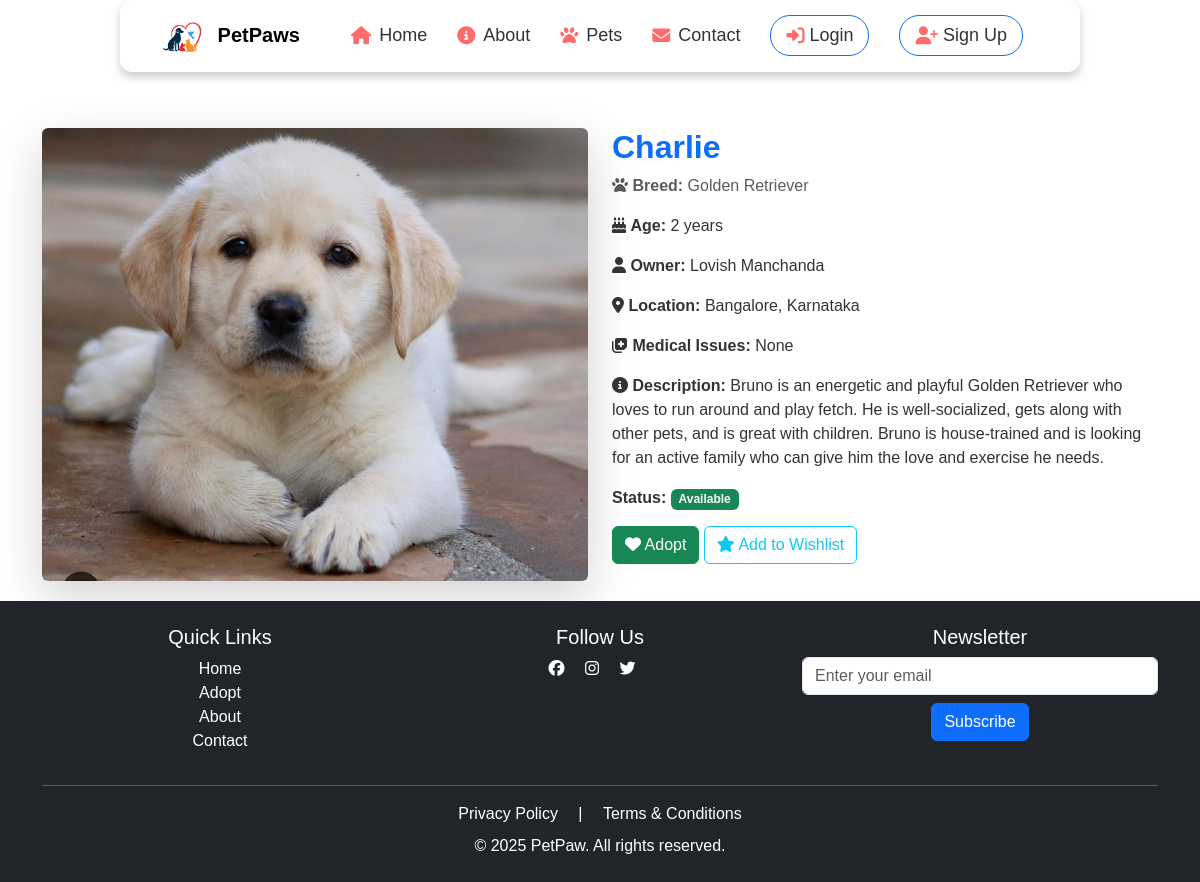
The app's page /pet/1, older data.
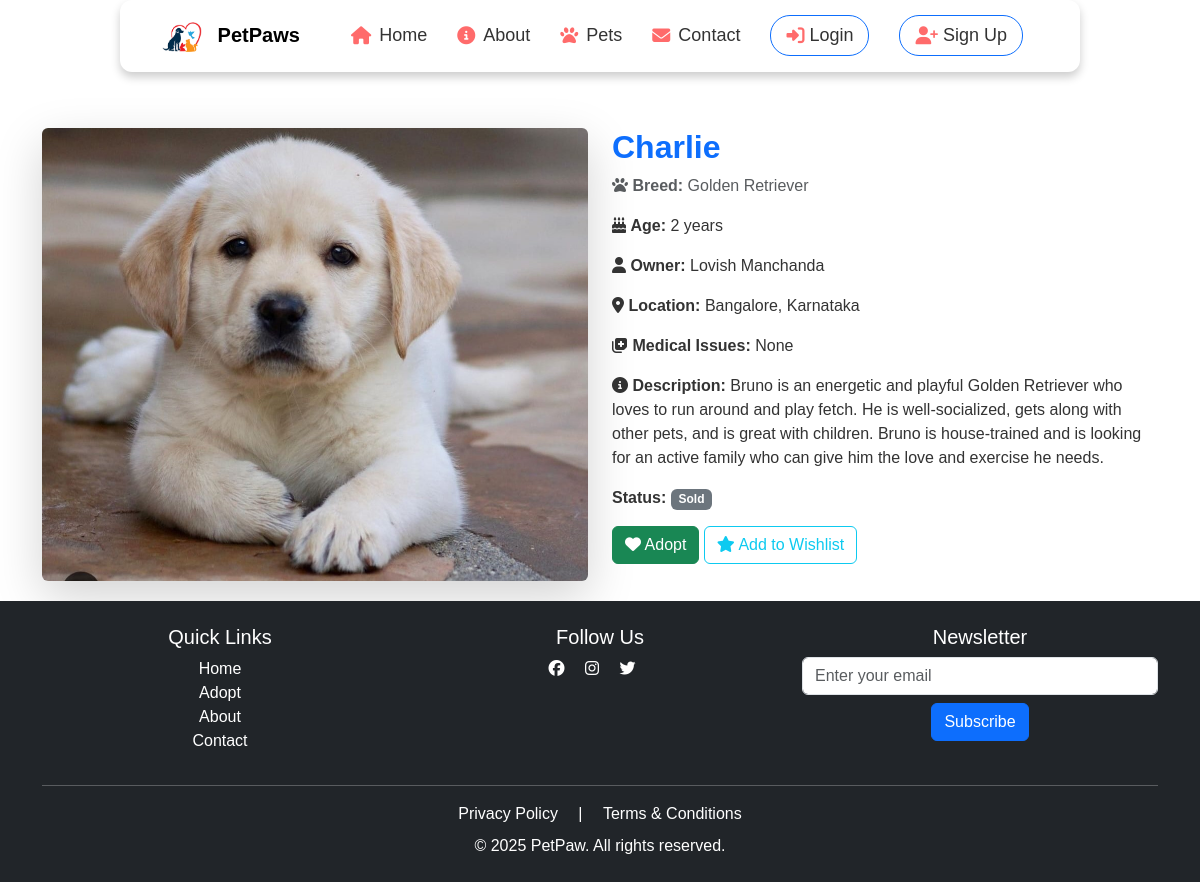
The same page, newer data.
### app.py (models this page shows, shortened)
class Pet(db.Model):
    id = db.Column(db.Integer, primary_key=True)
    name = db.Column(db.String(100), nullable=False)
    breed = db.Column(db.String(100), nullable=False)
    age = db.Column(db.Integer, nullable=False)
    description = db.Column(db.Text, nullable=True)
    image_filename = db.Column(db.String(255), nullable=True, default="default_pet.jpg")  # Default image if none uploaded
    status = db.Column(db.String(50), default="Available")  # Available, Adopted, etc.
    owner_id = db.Column(db.Integer, db.ForeignKey("user.id"), nullable=False)  # Link to User table
    medical_issues = db.Column(db.String(255), nullable=True)  # Any medical issues (Yes/No + Description)
    pet_type = db.Column(db.String(50), nullable=False)  # Dropdown (Dog, Cat, Bird, Horse, Other)
    other_pet_type = db.Column(db.String(100), nullable=True)  # If "Other" is selected
    address = db.Column(db.String(255), nullable=False)  # Pet's location
    owner = db.relationship("User", backref="pets")

### app.py (the view)
@app.route("/pet/<int:id>")
def pet_profile(id):
    pet = Pet.query.get_or_404(id)
    return render_template("pet_profile.html", pet=pet)

### templates/pet_profile.html
{% extends "base.html" %}
{% block content %}
<link rel="stylesheet" href="{{ url_for('static', filename='petstyles.css') }}">
<div class="container mt-5">
    <div class="row">
        <div class="col-lg-6 text-center">
            <img src="{{ url_for('static', filename='images/' + pet.image_filename) }}" class="img-fluid rounded shadow-lg pet-profile-img" alt="{{ pet.name }}">
        </div>
        <div class="col-lg-6">
            <h2 class="fw-bold text-primary">{{ pet.name }}</h2>
            <p class="text-muted"><i class="fas fa-paw"></i> <strong>Breed:</strong> {{ pet.breed }}</p>
            <p><i class="fas fa-birthday-cake"></i> <strong>Age:</strong> {{ pet.age }} years</p>
            <p><i class="fas fa-user"></i> <strong>Owner:</strong> {{ pet.owner.name }}</p>
            <p><i class="fas fa-map-marker-alt"></i> <strong>Location:</strong> {{ pet.address }}</p>
            <p><i class="fas fa-notes-medical"></i> <strong>Medical Issues:</strong> {{ pet.medical_issues if pet.medical_issues else "None" }}</p>
            <p><i class="fas fa-info-circle"></i> <strong>Description:</strong> {{ pet.description }}</p>
            <p><strong>Status:</strong>
                <span class="badge {% if pet.status == 'Available' %} bg-success {% else %} bg-secondary {% endif %}">
                    {{ pet.status }}
                </span>
            </p>
            {% if current_user.id == pet.owner_id %}
                <div class="mt-3">
                    <a href="{{ url_for('edit_pet', id=pet.id) }}" class="btn btn-warning"><i class="fas fa-edit"></i> Edit</a>
                    <a href="{{ url_for('delete_pet', id=pet.id) }}" class="btn btn-danger" onclick="return confirm('Are you sure you want to delete this pet?');">
                        <i class="fas fa-trash"></i> Delete
                    </a>
                </div>
            {% else %}
                <div class="mt-3">
                    <form action="{{ url_for('adopt_pet', id=pet.id) }}" method="POST" style="display: inline;">
                        <button type="submit" class="btn btn-success"><i class="fas fa-heart"></i> Adopt</button>
                    </form>
                    <a href="{{ url_for('add_to_wishlist', pet_id=pet.id) }}" class="btn btn-outline-info">
                        <i class="fas fa-star"></i> Add to Wishlist
                    </a>
                </div>
            {% endif %}
        </div>
    </div>
</div>
{% endblock %}

Row changes from the older to the newer data that the page shows:
changed Pet "Charlie": status "Available" → "Sold"
